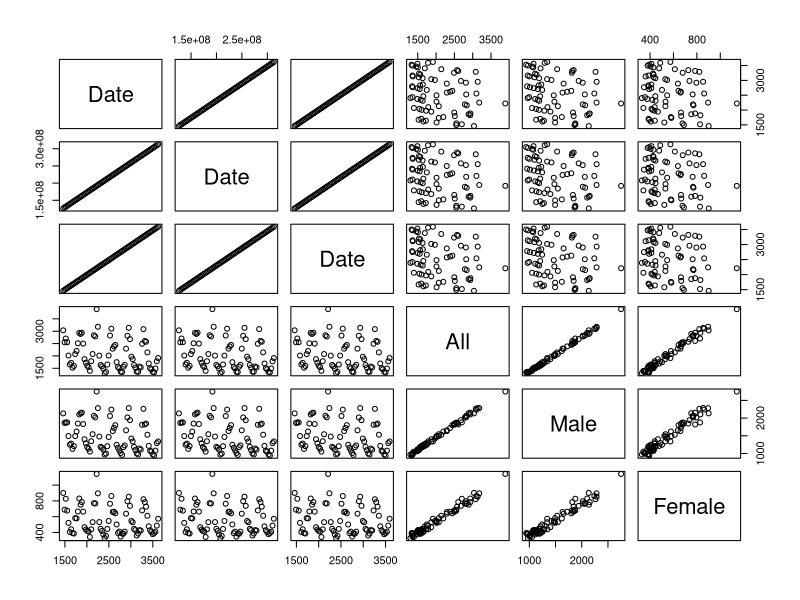

Generate this figure with R: (Note: this script raises an error after producing the figure.)
# ------------------------------------------------------------------------------
# UK Lung Deaths
# ------------------------------------------------------------------------------

data(UKLungDeaths)

# Join the vectors into a data frame.
df <- data.frame(All=as.vector(ldeaths), Male=as.vector(mdeaths), Female=as.vector(fdeaths))

# Add the dates.
df <- cbind(Date=as.Date(0, origin='1974-01-01'), df)
for(i in 2:nrow(df)){
    df[i, 1] <- df[i-1, 1] + 30
}

df <- cbind(Date=as.POSIXlt('1974-01-01'), df)
for(i in 2:nrow(df)){
    #browser()
    d <- as.POSIXlt(df[i-1, 1])
    #print(class(d))
    d$mon <- d$mon + 1
    print(d)
    df[i, 1] <- as.POSIXct(d)
}

df <- cbind(Date=seq(from = as.Date("1974-01-01"), to = as.Date("1979-12-31"), by = 'month'), df)

# Consider proportions?
plot(df)
boxplot()

#this is a new month
